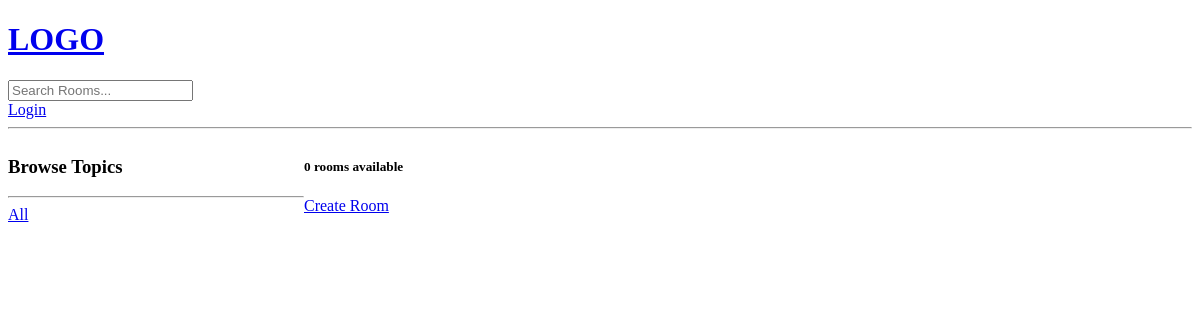
The app's page /, older data.
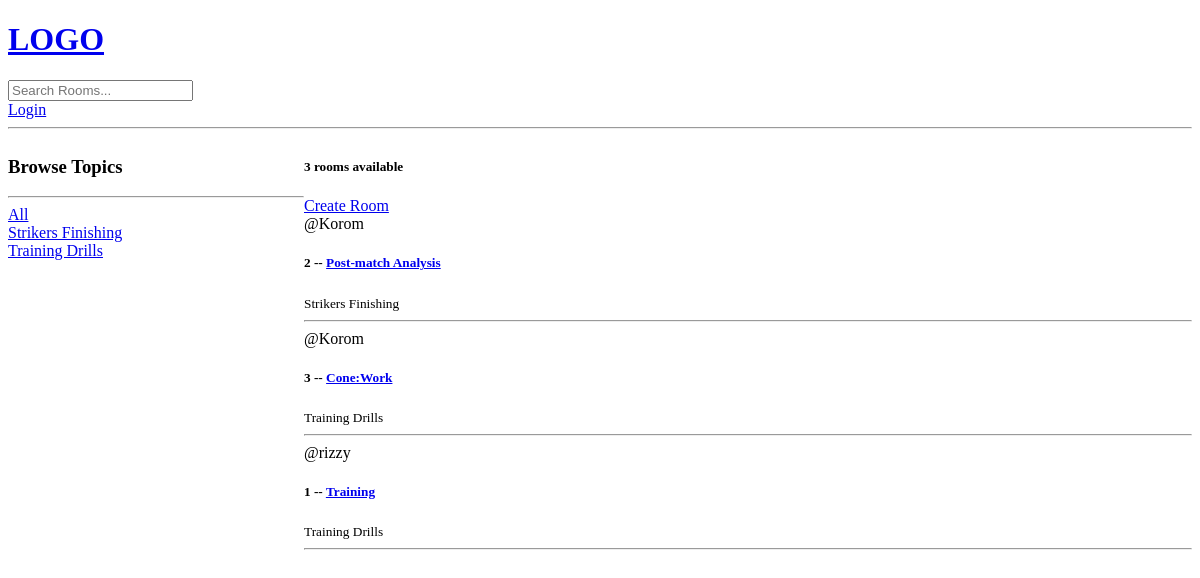
The same page, newer data.
### coachesroom/models.py (models this page shows, shortened)
class Topic(models.Model):
    name=models.CharField(max_length=200)

class Room(models.Model):
    host=models.ForeignKey(User, on_delete=models.SET_NULL,null=True)
    topic=models.ForeignKey(Topic, on_delete=models.SET_NULL,null=True)
    name=models.CharField(max_length=200)
    description=models.TextField(null=True,blank=True)
    updated= models.DateTimeField(auto_now=True)
    created=models.DateTimeField(auto_now_add=True)
    class Meta:
        ordering=['-updated', '-created']

### coachesroom/views.py (the view)
# urls.py: path('',views.home,name='Home'),
def home(request):
    q=request.GET.get('q') if request.GET.get('q') != None else ''
    rooms = Room.objects.filter(
        Q(topic__name__icontains=q)|
        Q(name__icontains=q)|
        Q(description__icontains=q)
        )
    topics=Topic.objects.all()
    room_count=rooms.count()
    context={'rooms':rooms,'topics':topics,'room_count':room_count}
    return render(request,'coachesroom/homepage.html',context)

### coachesroom/templates/coachesroom/homepage.html (shortened to what this page needs)
{% include 'main.html'%}
{% block content%}
<div class="home-container">
    <div>
        <h3>Browse Topics</h3>
        <hr>
        <div>
            <a href="{% url 'Home' %}">All</a>
        </div>
        {% for topic in topics%}
        <div>
            <a href="{% url 'Home' %}?q={{topic.name}}">{{topic.name}}</a>
        </div>
        {% endfor %}
    </div>
    <div>
        <h5> {{room_count}} rooms available</h5>
        <a a href="{% url 'create-room'%}">Create Room </a>
    <div>
        {% for room in rooms %}
        <div>
            <span>@{{room.host.username}}</span>
            <h5>
                {{room.id}} -- <a href = "{% url 'Room' room.id%}">{{room.name}}</a>
            </h5>
            <small>{{room.topic.name}}</small>
            <hr>
        </div>
        {% endfor %}
    </div>
    </div>
</div>
{% endblock content%}

### templates/main.html (shortened to what this page needs)
<!DOCTYPE html>
<html>
<head>
</head>
<body>
{% include 'navbar.html' %}
</body>
</html>

### templates/navbar.html
<a href='/'>
   <h1>LOGO</h1>
</a>
<form method="GET" action ="{% url 'Home' %}">
   <input type="text" name='q' placeholder="Search Rooms..."/>
</form>
{% if request.user.is_authenticated %}
<p>Hello {{request.user}}</p>
<a href=" {% url 'logout' %}">Logout</a>
{% else %}
<a href="{% url 'login' %}">Login</a>
{% endif %}
<hr>

### coachesroom/templates/coachesroom/homepage.html (style rules this page uses)
.home-container { display:grid; grid-template-columns:1fr 3fr; }

Row changes from the older to the newer data that the page shows:
added Topic: name "Strikers Finishing"
added Topic: name "Training Drills"
added Room: host.username "Korom", id "2", name "Post-match Analysis", topic.name "Strikers Finishing"
added Room: host.username "Korom", id "3", name "Cone:Work", topic.name "Training Drills"
added Room: host.username "rizzy", id "1", name "Training", topic.name "Training Drills"
Text that changed along with them:
{{ room_count }}: "0" → "3"
